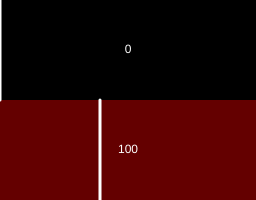
Frame 1 (no input)
Frame 60 (no input): identical to frame 1, image omitted
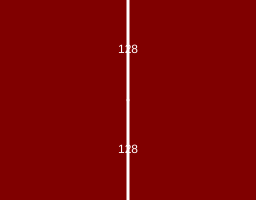
Frame 120 (the mouse pressed at the canvas centre since frame 60)

The p5.js sketch that drew these frames (run headless with seeded random() and noise() and a simulated clock; from frame 60 on, the mouse is pressed at the canvas centre):

// p5.js sketch
// ── sketch.js
function setup() {
  createCanvas(256, 200);
}

function draw() {
  background(220);
  noStroke();
  
  //draw top rectangle using mouseX
  fill(mouseX,0,0);
  rect(0,0,256,100);
  
  //draw bottom rectangle using a contained mouseX
  var cX = constrain(mouseX,100,200);
  fill(cX,0,0);
  rect(0,100,256,100);
  
  
  //draw each value over its rectangle
  strokeWeight(1);
  fill(255);
  textAlign(CENTER,CENTER);
  text(mouseX,128,50);
  text(cX,128,150);
  
  strokeWeight(3);
  stroke(255);
  line(mouseX,0,mouseX,100);
  line(cX,100,cX,200);
}
